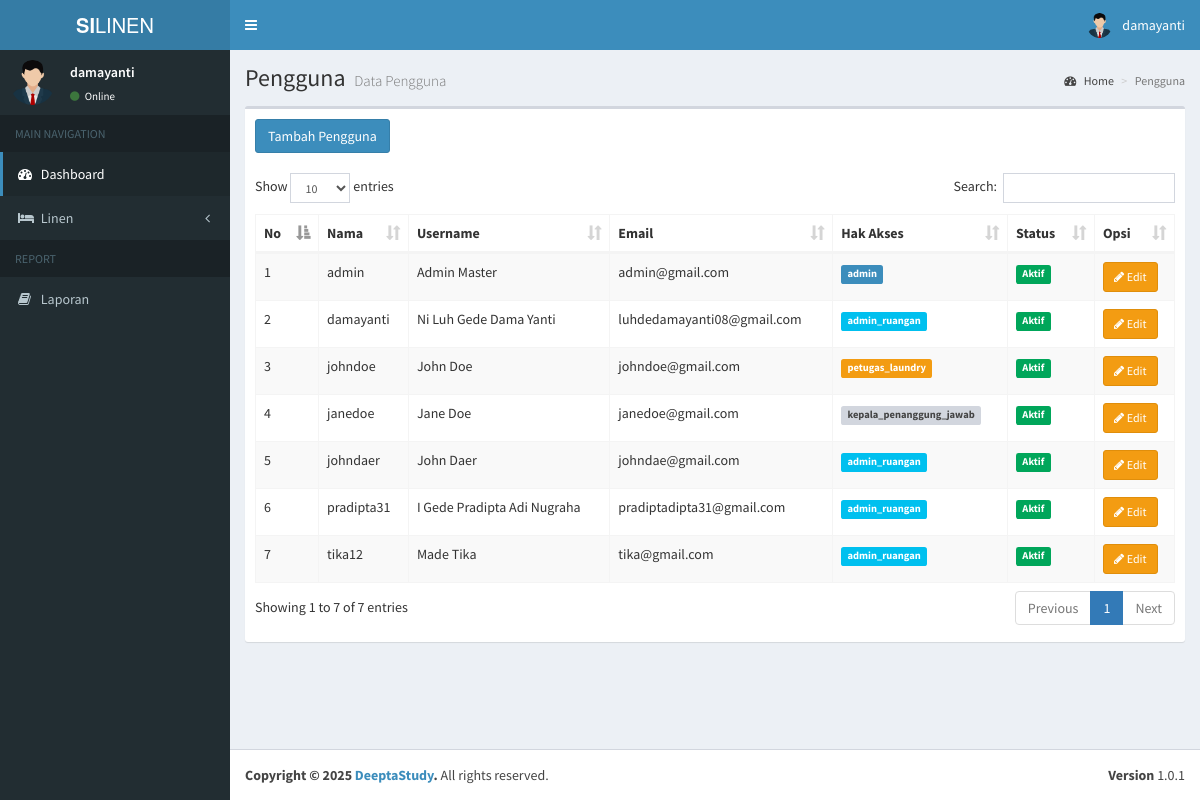
Screenshot of /admin/data_pengguna.php (signed in) with the database file from the repository.
### tables this page shows
CREATE TABLE `users` (
  `id` int(11) NOT NULL,
  `nama` varchar(100) NOT NULL,
  `username` varchar(100) NOT NULL,
  `email` varchar(100) NOT NULL,
  `password` varchar(100) NOT NULL,
  `hak_akses` varchar(25) NOT NULL,
  `status` int(11) NOT NULL,
  `status_ruangan` int(11) DEFAULT NULL
);

### admin/data_pengguna.php (the view, shortened to what this page needs)
<?php
include '../koneksi.php';
$additionalCSS = [
  '../assets/plugins/datatables/dataTables.bootstrap.css'
];
$pageTitle = "Pengguna";
$pageDesc = "Data Pengguna";
$dataQuery = mysqli_query($koneksi, "SELECT * FROM users");
?>
<section class="content">
  <div class="row">
    <div class="col-xs-12">
      <div class="box">
        <div class="box-header">
          <a href="tambah_pengguna.php" class="btn btn-primary btn-md"> Tambah Pengguna</a>
        </div>
        <div class="box-body">
          <table id="example1" class="table table-bordered table-striped">
            <thead>
              <tr>
                <th>No</th>
                <th>Nama</th>
                <th>Username</th>
                <th>Email</th>
                <th>Hak Akses</th>
                <th>Status</th>
                <th>Opsi</th>
              </tr>
            </thead>
            <tbody>
              <?php
                $no = 1;
                while ($data = mysqli_fetch_assoc($dataQuery)):
              ?>
                <tr>
                  <td><?= $no++; ?></td>
                  <td><?= htmlspecialchars($data['username']) ?></td>
                  <td><?= htmlspecialchars($data['nama']) ?></td>
                  <td><?= htmlspecialchars($data['email']) ?></td>
                  <td>
                    <span class="label <?=
                                        ($data['hak_akses'] == 'admin') ? 'label-primary' : (($data['hak_akses'] == 'admin_ruangan') ? 'label-info' : (($data['hak_akses'] == 'petugas_laundry') ? 'label-warning' : 'label-default'))
                                        ?>">
                      <?= htmlspecialchars($data['hak_akses']) ?>
                    </span>
                  </td>
                  <td>
                    <span class="label <?= ($data['status'] == 1) ? 'label-success' : 'label-danger' ?>">
                      <?= ($data['status'] == 1) ? 'Aktif' : 'Nonaktif' ?>
                    </span>
                  </td>
                  <td>
                    <a href="edit_pengguna.php?id=<?= $data['id'] ?>" class="btn btn-sm btn-warning"><i class="fa fa-pencil"></i> Edit</a>
                  </td>
                </tr>
              <?php endwhile; ?>
            </tbody>
          </table>
        </div>
      </div>
    </div>
  </div>
</section>
<?php
$content = ob_get_clean();
include __DIR__ . '/../layouts/header.php';
echo $content;
include __DIR__ . '/../layouts/footer.php';
?>

### layouts/header.php (shortened to what this page needs)
<?php
    include '../koneksi.php';
    $username = $_SESSION['username'];
    $query = mysqli_query($koneksi, "SELECT * FROM users WHERE username = '$username'");
    $row = mysqli_fetch_assoc($query);
?>
<!DOCTYPE html>
<html>
<head>
    <link rel="stylesheet" href="../assets/bootstrap/css/bootstrap.min.css">
    <link rel="stylesheet" href="https://maxcdn.bootstrapcdn.com/font-awesome/4.4.0/css/font-awesome.min.css">
    <link rel="stylesheet" href="https://code.ionicframework.com/ionicons/2.0.1/css/ionicons.min.css">
    <link rel="stylesheet" href="../assets/dist/css/AdminLTE.min.css">
    <link rel="stylesheet" href="../assets/dist/css/skins/_all-skins.min.css">
    <link rel="stylesheet" href="../assets/plugins/iCheck/flat/blue.css">
    <link rel="stylesheet" href="../assets/plugins/morris/morris.css">
    <link rel="stylesheet" href="../assets/plugins/jvectormap/jquery-jvectormap-1.2.2.css">
    <?php if(!empty($additionalCSS)): ?>
        <?php foreach($additionalCSS as $css): ?>
            <link rel="stylesheet" href="<?= htmlspecialchars($css) ?>">
        <?php endforeach; ?>
    <?php endif; ?>
</head>
<body class="hold-transition skin-blue sidebar-mini">
    <div class="wrapper">
        <header class="main-header">
            <a href="#" class="logo">
                <span class="logo-lg"><b>SI</b>LINEN</span>
            </a>
            <nav class="navbar navbar-static-top" role="navigation">
                <a href="#" class="sidebar-toggle" data-toggle="offcanvas" role="button">
                </a>
                <div class="navbar-custom-menu">
                    <ul class="nav navbar-nav">
                        <li class="dropdown user user-menu">
                            <a href="#" class="dropdown-toggle" data-toggle="dropdown">
                                <img src="../assets/images/avatar.png" class="user-image" alt="User Image">
                                <span class="hidden-xs"><?= $row['username']; ?></span>
                            </a>
                        </li>
                    </ul>
                </div>
            </nav>
        </header>
        <div class="content-wrapper">
            <section class="content-header">
                <h1>
                    <?php echo isset($pageTitle) ? $pageTitle : 'Dashboard'; ?>
                    <small><?php echo isset($pageDesc) ? $pageDesc : 'Control Panel'; ?></small>
                </h1>
                <ol class="breadcrumb">
                    <li><a href="#"><i class="fa fa-dashboard"></i> Home</a></li>
                    <li class="active"><?php echo isset($pageTitle) ? $pageTitle : 'Dashboard'; ?></li>
                </ol>
            </section>
        <?php include __DIR__ . '/navigation.php'; ?>

### layouts/navigation.php (shortened to what this page needs)
<aside class="main-sidebar">
    <section class="sidebar">
        <div class="user-panel">
            <div class="pull-left image">
                <img src="../assets/images/avatar.png" class="img-circle" alt="User Image">
            </div>
            <div class="pull-left info">
                <p><?= $row['username']; ?></p>
                <a href="#"><i class="fa fa-circle text-success"></i> Online</a>
            </div>
        </div>
        <?php
            if ($row['hak_akses'] == 'admin') {
        ?>
        <ul class="sidebar-menu">
            <li class="header">MAIN NAVIGATION</li>
            <li class="<?= $_SESSION['active_menu'] == 'dashboard' ? 'active' : '' ?>">
                <a href="../admin/">
                    <i class="fa fa-dashboard"></i> <span>Dashboard</span>
                </a>
            </li>
            <li class="treeview <?= $_SESSION['active_menu'] == 'pengguna' ? 'active' : '' ?>">
                <a href="#">
                    <i class="fa fa-users"></i> <span>Pengguna</span>
                    <i class="fa fa-angle-left pull-right"></i>
                </a>
                <ul class="treeview-menu">
                    <li><a href="../admin/tambah_pengguna.php"><i class="fa fa-plus"></i> Tambah Pengguna Baru</a></li>
                    <li><a href="../admin/data_pengguna.php"><i class="fa fa-arrow-circle-right"></i> Data Pengguna</a></li>
                </ul>
            </li>
            <li class="<?= $_SESSION['active_menu'] == 'ruangan' ? 'active' : '' ?>">
                <a href="../admin/data_ruangan.php">
                    <i class="fa fa-building"></i> <span>Ruangan</span>
                </a>
            </li>
            <li class="treeview <?= $_SESSION['active_menu'] == 'linen' ? 'active' : '' ?>">
                <a href="#">
                    <i class="fa fa-bed"></i> <span>Linen</span>
                    <i class="fa fa-angle-left pull-right"></i>
                </a>
                <ul class="treeview-menu">
                    <li class="<?= $_SESSION['active_menu'] == 'tambah_linen' ? 'active' : '' ?>"><a href="#"><i class="fa fa-plus"></i> Tambah Linen Baru</a></li>
                    <li class="<?= $_SESSION['active_menu'] == 'linen' ? 'active' : '' ?>"><a href="../admin/linen_ruangan.php"><i class="fa fa-arrow-circle-right"></i> Data Linen</a></li>
                </ul>
            </li>
            <li class="header">REPORT</li>
            <li><a href="#"><i class="fa fa-book"></i> <span>Laporan</span></a></li>
        </ul>
        <?php
            }else if($row['hak_akses'] == 'admin_ruangan'){
        ?>
        <ul class="sidebar-menu">
            <li class="header">MAIN NAVIGATION</li>
            <li class="active">
                <a href="#">
                    <i class="fa fa-dashboard"></i> <span>Dashboard</span>
                </a>
            </li>
            <li class="treeview">
                <a href="#">
                    <i class="fa fa-bed"></i> <span>Linen</span>
                    <i class="fa fa-angle-left pull-right"></i>
                </a>
            </li>
            <li class="header">REPORT</li>
            <li><a href="#"><i class="fa fa-book"></i> <span>Laporan</span></a></li>
        </ul>
        <?php
            }else if($row['hak_akses'] == 'petugas_laundry'){
        ?>
        <?php
            }else if($row['hak_akses'] == 'kepala_penanggung_jawab'){
        ?>
        <?php
            }
        ?>
    </section>
</aside>

### rows the page displays
users: username "damayanti", nama "Ni Luh Gede Dama Yanti", email "luhdedamayanti08@gmail.com", hak_akses "admin_ruangan", status "Aktif"
users: username "admin", nama "Admin Master", email "admin@gmail.com", hak_akses "admin", status "Aktif"
users: username "johndoe", nama "John Doe", email "johndoe@gmail.com", hak_akses "petugas_laundry", status "Aktif"
users: username "janedoe", nama "Jane Doe", email "janedoe@gmail.com", hak_akses "kepala_penanggung_jawab", status "Aktif"
users: username "johndaer", nama "John Daer", email "johndae@gmail.com", hak_akses "admin_ruangan", status "Aktif"
users: username "pradipta31", nama "I Gede Pradipta Adi Nugraha", email "pradiptadipta31@gmail.com", hak_akses "admin_ruangan", status "Aktif"
users: username "tika12", nama "Made Tika", email "tika@gmail.com", hak_akses "admin_ruangan", status "Aktif"

### other values shown
$pageTitle "Pengguna"
$pageDesc "Data Pengguna"
